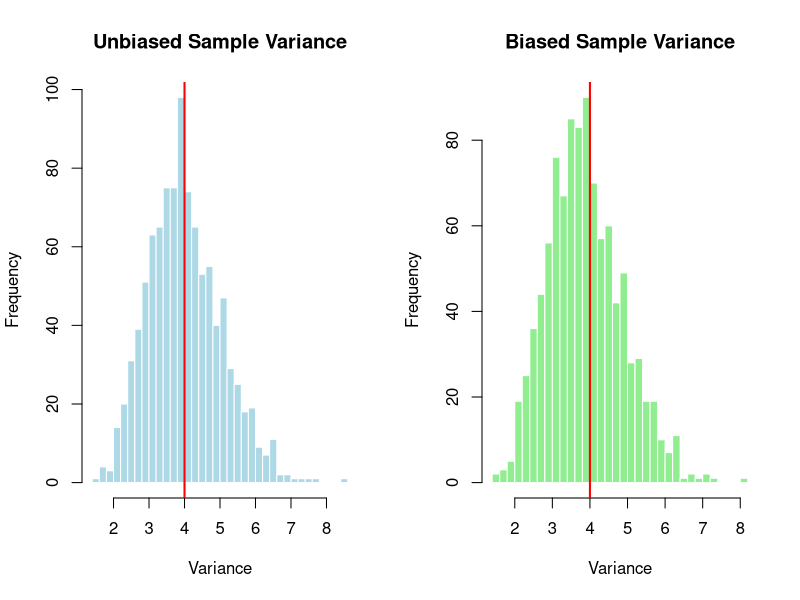
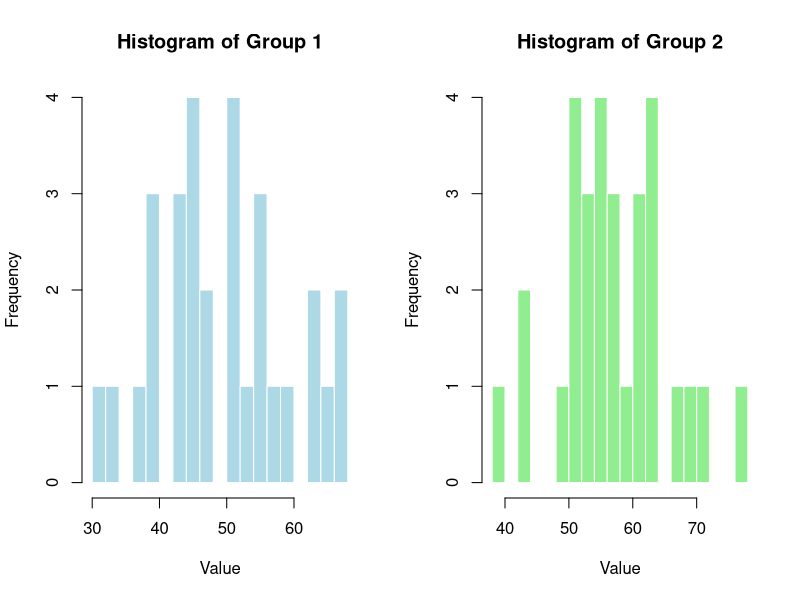

Here is the R script that generated these plots, in order:
# -----------------------------------
# Experiment 8
# Unbiased and Biased Variance
# -----------------------------------

mu <- 5
sigma <- 2
n <- 30
N_sim <- 1000

sample_vars <- numeric(N_sim)
biased_vars <- numeric(N_sim)

set.seed(123)

for (i in 1:N_sim) {
  
  data <- rnorm(n, mean = mu, sd = sigma)
  
  # Unbiased sample variance
  sample_vars[i] <- var(data)
  
  # Biased sample variance
  biased_vars[i] <- sum((data - mean(data))^2) / n
}


# -----------------------------------
# Plot 1: Unbiased vs Biased Variance
# -----------------------------------

par(mfrow = c(1, 2))

hist(sample_vars,
     breaks = 30,
     col = "lightblue",
     main = "Unbiased Sample Variance",
     xlab = "Variance",
     border = "white")

abline(v = sigma^2,
       col = "red",
       lwd = 2)


hist(biased_vars,
     breaks = 30,
     col = "lightgreen",
     main = "Biased Sample Variance",
     xlab = "Variance",
     border = "white")

abline(v = sigma^2,
       col = "red",
       lwd = 2)


# -----------------------------------
# Two-Sample Z-Test
# -----------------------------------

z_test <- function(x, y, sigma_x, sigma_y) {
  
  n1 <- length(x)
  n2 <- length(y)
  
  z <- (mean(x) - mean(y)) /
    sqrt(sigma_x^2 / n1 + sigma_y^2 / n2)
  
  p_value <- 2 * pnorm(-abs(z))
  
  list(
    statistic = z,
    p.value = p_value
  )
}


set.seed(123)

group1 <- rnorm(30, mean = 50, sd = 10)
group2 <- rnorm(30, mean = 55, sd = 10)

z_test_result <- z_test(
  group1,
  group2,
  sd(group1),
  sd(group2)
)


cat("Z statistic:", z_test_result$statistic, "\n")
cat("P-value:", z_test_result$p.value, "\n")


# -----------------------------------
# Plot 2: Group 1 and Group 2
# -----------------------------------

par(mfrow = c(1, 2))

hist(group1,
     breaks = 15,
     col = "lightblue",
     main = "Histogram of Group 1",
     xlab = "Value",
     border = "white")

hist(group2,
     breaks = 15,
     col = "lightgreen",
     main = "Histogram of Group 2",
     xlab = "Value",
     border = "white")


# -----------------------------------
# Final Results
# -----------------------------------

cat("Mean unbiased variance:",
    mean(sample_vars), "\n")

cat("Mean biased variance:",
    mean(biased_vars), "\n")
